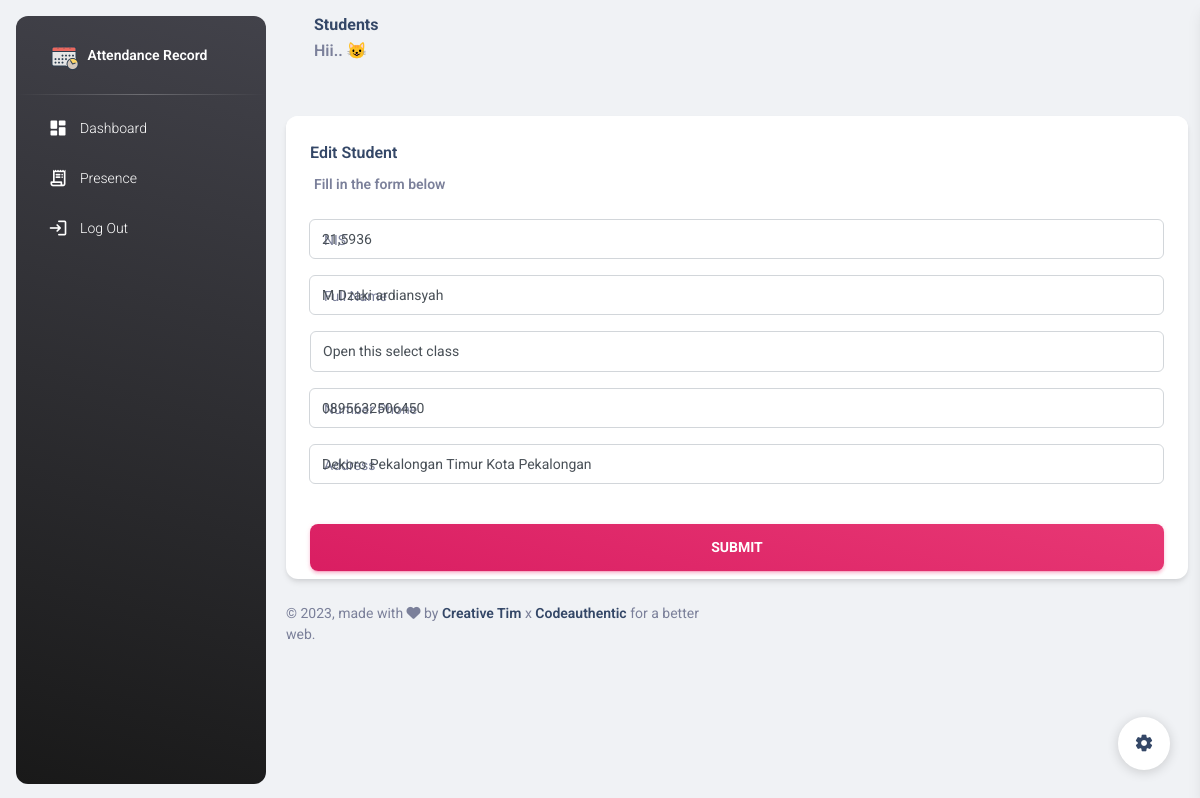
Page /pages/students.php?page=students&even=edit-student&id=658cf9cf9760f (signed in) on the committed database.
### tables this page shows
CREATE TABLE `users` (
  `id` varchar(200) NOT NULL,
  `nis` varchar(200) NOT NULL,
  `full_name` varchar(200) NOT NULL,
  `class` varchar(200) NOT NULL,
  `number_phone` varchar(200) NOT NULL,
  `address` varchar(200) NOT NULL,
  `role` varchar(200) NOT NULL DEFAULT 'user',
  `created_at` timestamp NOT NULL DEFAULT current_timestamp(),
  `updated_at` timestamp NOT NULL DEFAULT current_timestamp()
);

### functions/student.function.php (called while the page is built, shortened)
<?php
require "../config/dbConnected.php";
function query($query) {
    global $conek;
    $result = mysqli_query($conek, $query);
    $rows = [];
    while( $row = mysqli_fetch_assoc($result) ) {
        $rows[] = $row;
    }
    return $rows;
}

### components/students/editStudent.php (the view, shortened to what this page needs)
<div class="row mt-4 w-100 mx-auto">
    <div class="col-lg-8 col-md-6 mb-md-0 mb-4 mx-auto w-100">
        <div class="card">
            <div class="card-header pb-0">
                <div class="row">
                    <div class="col-lg-6 col-7">
                        <h6>Edit Student</h6>
                        <p class="text-sm mb-0">
                            <span class="font-weight-bold ms-1">Fill in the form below</span>
                        </p>
                    </div>
                </div>
            </div>
            <div class="card-body px-4 pb-2">
                <form role="form" method="post">
                    <div class="input-group input-group-outline mb-3">
                        <label class="form-label">NIS</label>
                        <input type="text" name="nis" class="form-control" autocomplete="off" value="<?= $detailStudent[0]["nis"]; ?>" required>
                    </div>
                    <div class="input-group input-group-outline mb-3">
                        <label class="form-label">Full Name</label>
                        <input type="text" name="full_name" class="form-control" autocomplete="off" value="<?= $detailStudent[0]["full_name"]; ?>" required>
                    </div>
                    <div class="input-group input-group-outline mb-3">
                        <select class="form-control" name="class" aria-label="Default select example" required>
                            <option selected>Open this select class</option>
                        </select>
                    </div>
                    <div class="input-group input-group-outline mb-3">
                        <label class="form-label">Number Phone</label>
                        <input type="text" name="number_phone" class="form-control" autocomplete="off" value="<?= $detailStudent[0]["number_phone"]; ?>" required>
                    </div>
                    <div class="input-group input-group-outline mb-3">
                        <label class="form-label">Address</label>
                        <input type="text" name="address" class="form-control" autocomplete="off" value="<?= $detailStudent[0]["address"]; ?>" required>
                    </div>
                    <div class="text-center">
                        <button type="submit" class="btn btn-lg bg-gradient-primary btn-lg w-100 mt-4 mb-0">Submit</button>
                    </div>
                </form>
            </div>
        </div>
    </div>
</div>

### rows in the picture
users: nis "21,5936", full_name "M Dzaki ardiansyah", number_phone "0895632506450", address "Dekoro Pekalongan Timur Kota Pekalongan"

### other values in the picture
$name "Students"
